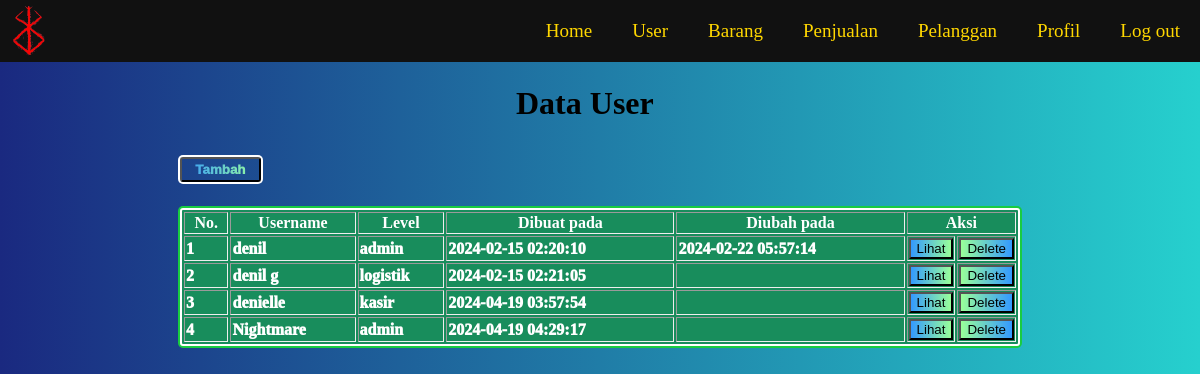
/user.php (signed in), run on the app's committed database.
### tables this page shows
CREATE TABLE `user` (
  `id` int(10) UNSIGNED NOT NULL,
  `username` varchar(50) NOT NULL,
  `password` varchar(225) NOT NULL,
  `level` enum('admin','kasir','logistik') NOT NULL,
  `created_at` timestamp NOT NULL DEFAULT current_timestamp(),
  `updated_at` timestamp NULL DEFAULT NULL ON UPDATE current_timestamp()
);

### user.php (the view, shortened to what this page needs)
<!DOCTYPE html>
<html>
<head>
    <link rel="stylesheet" href="user.css">
</head>
<body>
    <?php include "menu.php"; ?>
    <?php
    require "koneksi.php";
    $sql = "SELECT  * FROM user";
    $query = mysqli_query($koneksi, $sql);
    ?>
    <div>
        <h1>Data User</h1>
        <div class="container">
            <form action="new-user.php" method="GET">
                <button type="submit" class="tambah">Tambah</button>
            </form>
        </div>
        <table border="1">
            <tr>
                <th>No.</th>
                <th>Username</th>
                <th>Level</th>
                <th>Dibuat pada</th>
                <th>Diubah pada</th>
                <th colspan="2" class="aksi">Aksi</th>
            </tr>
            <?php $i = 1; ?>
            <?php while ($user = mysqli_fetch_array($query)) : ?>
                <tr>
                    <td><?= $i ?></td>
                    <td><?= $user["username"] ?></td>
                    <td><?= $user["level"] ?></td>
                    <td><?= $user["created_at"] ?></td>
                    <td><?= $user["updated_at"] ?></td>
                    <td>
                        <form action="read-user.php" method="GET">
                            <button type="submit" class="lihat">Lihat</button>
                        </form>
                    </td>
                    <td>
                        <form action="delete-user.php" method="POST" onsubmit="return konfirmasi(this)">
                            <button type="submit" class="delete">Delete</button>
                        </form>
                    </td>
                </tr>
                <?php $i++; ?>
            <?php endwhile ?>
        </table>
    </div>
</body>

### user.css (style rules this page uses)
body { background: -webkit-linear-gradient(to right, #1a2980, #26d0ce); background: linear-gradient(to right, #1a2980, #26d0ce); }
table { border: 2px solid; background-color: rgb(24, 141, 92); box-shadow: 0px 0px 0px 2px rgb(25, 204, 64); border-radius: 3px; color: rgb(255, 255, 255); font-weight: 1000; position: absolute; top: 26%; left: 15%; width: 70%; }
.container { position: absolute; top: 20.4%; left: 15%; }
h1 { position: absolute; top: 8%; left: 43%; }
.tambah { text-decoration: none; box-shadow: 0px 0px 0px 2px white; border-radius: 3px; padding: 3px 1em; transition: 0.5s; position: fixed; top: 19.6%; background-image: linear-gradient(to right, #3399ff, #99ff99); -webkit-background-clip: text; background-clip: text; color: transparent; font-weight: 1000; }
.aksi { width: 10%; }
.lihat { background-image: linear-gradient(to right, #3399ff, #99ff99); }
.delete { background-image: linear-gradient(to left, #3399ff, #99ff99); }

### data on the page
user: username "denil", level "admin", created_at "2024-02-15 02:20:10", updated_at "2024-02-22 05:57:14"
user: username "denil g", level "logistik", created_at "2024-02-15 02:21:05"
user: username "denielle", level "kasir", created_at "2024-04-19 03:57:54"
user: username "Nightmare", level "admin", created_at "2024-04-19 04:29:17"
